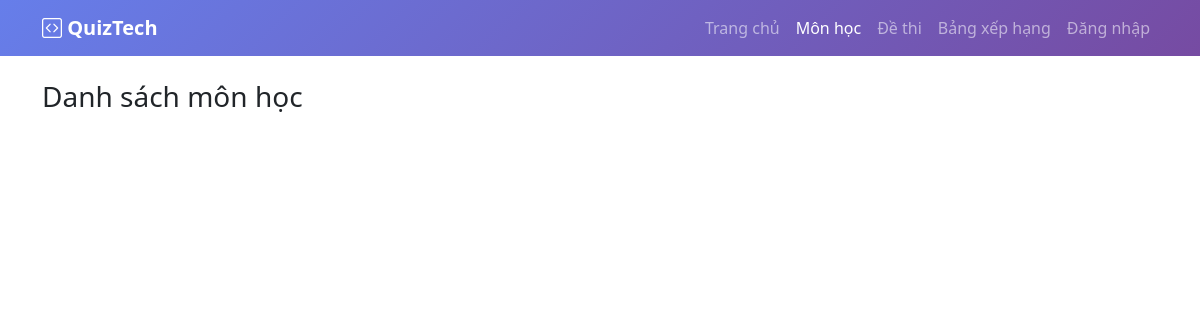
Before: /subjects.php with the older database file.
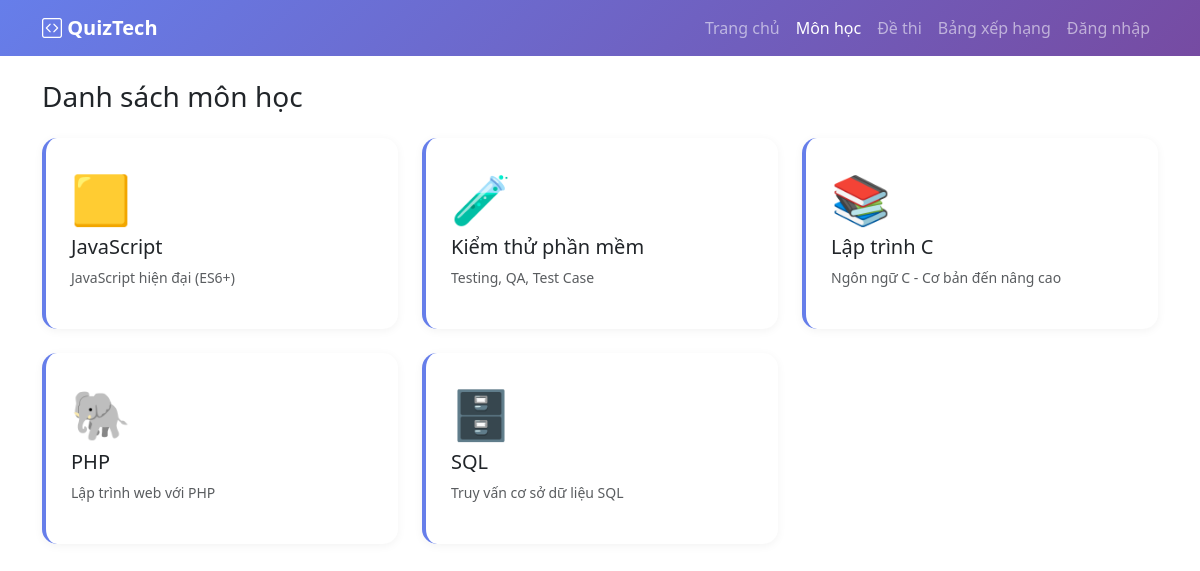
After: the same page with the newer database file.
### tables this page shows
CREATE TABLE subjects (
    id INT PRIMARY KEY AUTO_INCREMENT,
    name VARCHAR(100) NOT NULL,
    description TEXT,
    icon VARCHAR(50),
    created_at TIMESTAMP DEFAULT CURRENT_TIMESTAMP
);

### config/database.php (called while the page is built, shortened)
<?php
function isLoggedIn() {
    return isset($_SESSION['user_id']) && !empty($_SESSION['user_id']);
}
?>

### subjects.php (the view, shortened to what this page needs)
<?php
require_once 'config/database.php';
$subject_id = isset($_GET['id']) ? (int)$_GET['id'] : 0;
if ($subject_id > 0) {
    $stmt = $pdo->prepare("SELECT * FROM subjects WHERE id = ?");
    $stmt->execute([$subject_id]);
    $subject = $stmt->fetch();
    if (!$subject) {
        header('Location: subjects.php');
        exit();
    }
    $exams = $pdo->prepare("SELECT * FROM exams WHERE subject_id = ?");
    $exams->execute([$subject_id]);
    $exams = $exams->fetchAll();
} else {
    $subjects = $pdo->query("SELECT * FROM subjects ORDER BY name")->fetchAll();
}
?>
<!DOCTYPE html>
<html lang="vi">
<head>
    <link href="https://cdn.jsdelivr.net/npm/bootstrap@5.3.0/dist/css/bootstrap.min.css" rel="stylesheet">
    <link rel="stylesheet" href="https://cdn.jsdelivr.net/npm/bootstrap-icons@1.11.0/font/bootstrap-icons.css">
    <link rel="stylesheet" href="assets/css/style.css">
</head>
<body>
    <nav class="navbar navbar-expand-lg navbar-dark" style="background: linear-gradient(135deg, #667eea 0%, #764ba2 100%);">
        <div class="container">
            <a class="navbar-brand fw-bold" href="index.php">
                <i class="bi bi-code-square"></i> QuizTech
            </a>
            <div class="collapse navbar-collapse" id="navbarNav">
                <ul class="navbar-nav ms-auto">
                    <li class="nav-item"><a class="nav-link" href="index.php">Trang chủ</a></li>
                    <li class="nav-item"><a class="nav-link active" href="subjects.php">Môn học</a></li>
                    <li class="nav-item"><a class="nav-link" href="exams.php">Đề thi</a></li>
                    <li class="nav-item"><a class="nav-link" href="leaderboard.php">Bảng xếp hạng</a></li>
                    <?php if (isLoggedIn()): ?>
                        <li class="nav-item"><a class="nav-link" href="logout.php">Đăng xuất</a></li>
                    <?php else: ?>
                        <li class="nav-item"><a class="nav-link" href="auth.php">Đăng nhập</a></li>
                    <?php endif; ?>
                </ul>
            </div>
        </div>
    </nav>
    <div class="container py-4">
        <?php if ($subject_id > 0 && isset($subject)): ?>
            <div class="mb-4">
                <a href="subjects.php" class="btn btn-outline-primary btn-sm">
                    <i class="bi bi-arrow-left"></i> Quay lại
                </a>
                <h3 class="mt-3"><?= htmlspecialchars($subject['name']) ?></h3>
                <p class="text-muted"><?= htmlspecialchars($subject['description']) ?></p>
            </div>
            <h5 class="mb-3">Đề thi trong môn</h5>
            <div class="row g-4">
                <?php if (empty($exams)): ?>
                    <div class="col-12">
                        <div class="alert alert-info">Chưa có đề thi cho môn này.</div>
                    </div>
                <?php else: ?>
                    <?php foreach($exams as $exam): ?>
                    <div class="col-md-4">
                        <div class="exam-card">
                            <h6><?= htmlspecialchars($exam['title']) ?></h6>
                            <p class="text-muted small"><?= htmlspecialchars($exam['description']) ?></p>
                            <div class="d-flex justify-content-between align-items-center mb-3">
                                <span class="badge bg-primary"><?= $exam['question_count'] ?> câu</span>
                                <span class="badge bg-info"><?= $exam['time_limit'] ?> phút</span>
                            </div>
                            <a href="exam.php?id=<?= $exam['id'] ?>" class="btn btn-primary w-100">
                                <i class="bi bi-play-fill"></i> Làm bài
                            </a>
                        </div>
                    </div>
                    <?php endforeach; ?>
                <?php endif; ?>
            </div>
        <?php else: ?>
            <h3 class="mb-4"><i class="fa-solid fa-book" style="color: rgb(116, 192, 252);"></i>Danh sách môn học</h3>
            <div class="row g-4">
                <?php foreach($subjects as $subject): ?>
                <div class="col-md-4 col-6">
                    <div class="subject-card" onclick="window.location.href='subjects.php?id=<?= $subject['id'] ?>'">
                        <div style="font-size: 3rem;"><?= $subject['icon'] ?? '📚' ?></div>
                        <h5><?= htmlspecialchars($subject['name']) ?></h5>
                        <p class="text-muted small"><?= htmlspecialchars($subject['description']) ?></p>
                    </div>
                </div>
                <?php endforeach; ?>
            </div>
        <?php endif; ?>
    </div>
</body>
</html>

Changed rows visible on the page:
added subjects: icon "🟨", name "JavaScript", description "JavaScript hiện đại (ES6+)"
added subjects: icon "🧪", name "Kiểm thử phần mềm", description "Testing, QA, Test Case"
added subjects: icon "📚", name "Lập trình C", description "Ngôn ngữ C - Cơ bản đến nâng cao"
added subjects: icon "🐘", name "PHP", description "Lập trình web với PHP"
added subjects: icon "🗄️", name "SQL", description "Truy vấn cơ sở dữ liệu SQL"
